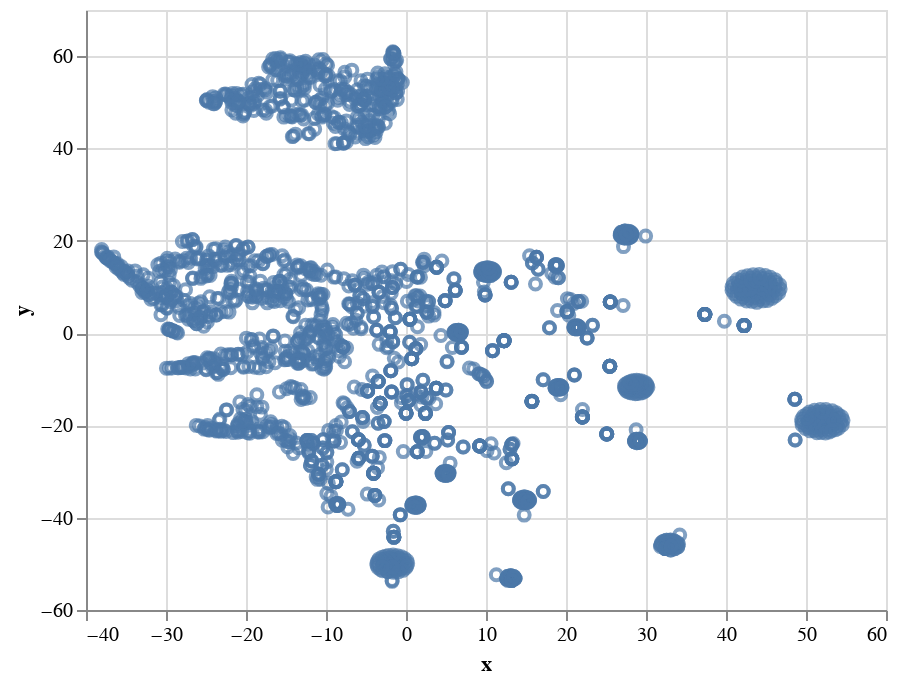

The code cell stored with this chart in its notebook:
### Markdown cell above
### T-SNE

### Code cell
result_tsne = TSNE(n_components=2).fit_transform(X)

tsne_df = pd.DataFrame(data=result_tsne, columns=['x','y'])
tsne_df

alt.Chart(tsne_df).mark_point().encode(
    x='x:Q',
    y='y:Q',
)

### Figure 1 — Vega-Lite specification as saved in the notebook (floating-point values rounded to 4 significant figures; data arrays with more than 128 entries replaced by an {"elided": "..."} marker saying what was removed)
{"config": {"view": {"continuousWidth": 400, "continuousHeight": 300}}, "data": {"name": "data-4fe342dcb4c76d3bfd4b1ee83d546918"}, "mark": "point", "encoding": {"x": {"type": "quantitative", "field": "x"}, "y": {"type": "quantitative", "field": "y"}}, "$schema": "https://vega.github.io/schema/vega-lite/v4.0.2.json", "datasets": {"data-4fe342dcb4c76d3bfd4b1ee83d546918": {"elided": "1994 records"}}}
